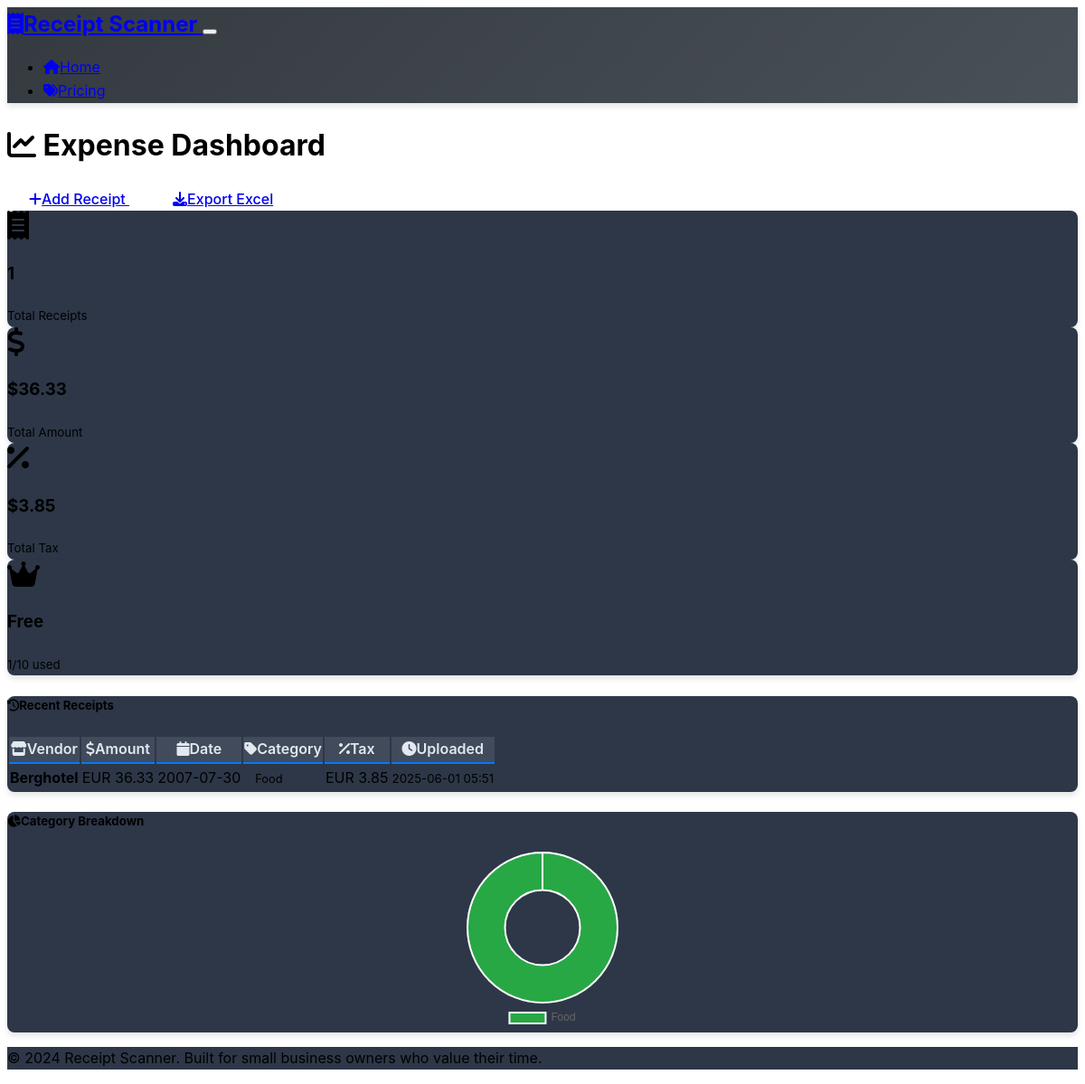
The app's page /dashboard/1 with its own data.
### models.py (models this page shows, shortened)
class User(db.Model):
    id = db.Column(db.Integer, primary_key=True)
    email = db.Column(db.String(120), unique=True, nullable=False)
    plan = db.Column(db.String(20), default='free')
    receipt_count = db.Column(db.Integer, default=0)
    created_at = db.Column(db.DateTime, default=datetime.utcnow)
    receipts = db.relationship('Receipt', backref='user', lazy=True, cascade='all, delete-orphan')

class Receipt(db.Model):
    id = db.Column(db.Integer, primary_key=True)
    user_id = db.Column(db.Integer, db.ForeignKey('user.id'), nullable=False)
    filename = db.Column(db.String(255), nullable=False)
    vendor = db.Column(db.String(100))
    amount = db.Column(db.Float, default=0.0)
    currency = db.Column(db.String(10), default='USD')
    date = db.Column(db.String(20))
    category = db.Column(db.String(50))
    tax_amount = db.Column(db.Float, default=0.0)
    created_at = db.Column(db.DateTime, default=datetime.utcnow)

### app.py (the view)
@app.route('/dashboard/<int:user_id>')
def dashboard(user_id):
    user = User.query.get_or_404(user_id)
    receipts = Receipt.query.filter_by(user_id=user_id).order_by(Receipt.created_at.desc()).limit(20).all()
    total_amount = db.session.query(db.func.sum(Receipt.amount)).filter_by(user_id=user_id).scalar() or 0
    total_tax = db.session.query(db.func.sum(Receipt.tax_amount)).filter_by(user_id=user_id).scalar() or 0
    return render_template('dashboard.html',
                         user=user,
                         receipts=receipts,
                         total_amount=total_amount,
                         total_tax=total_tax,
                         user_id=user_id)

### templates/dashboard.html (shortened to what this page needs)
{% extends "base.html" %}
{% block content %}
<div class="container py-5">
    <div class="row mb-4">
        <div class="col-md-8">
            <h1 class="display-5">
                <i class="fas fa-chart-line text-primary me-3"></i>
                Expense Dashboard
            </h1>
        </div>
        <div class="col-md-4 text-md-end">
            <a href="{{ url_for('home') }}" class="btn btn-outline-primary me-2">
                <i class="fas fa-plus me-2"></i>Add Receipt
            </a>
            {% if receipts %}
            <a href="{{ url_for('export_data', user_id=user_id) }}" class="btn btn-success">
                <i class="fas fa-download me-2"></i>Export Excel
            </a>
            {% endif %}
        </div>
    </div>
    <div class="row mb-5">
        <div class="col-md-3 mb-3">
            <div class="card bg-primary bg-opacity-10 border-primary">
                <div class="card-body text-center">
                    <i class="fas fa-receipt fa-2x text-primary mb-2"></i>
                    <h3 class="mb-0">{{ receipts|length }}</h3>
                    <small class="text-muted">Total Receipts</small>
                </div>
            </div>
        </div>
        <div class="col-md-3 mb-3">
            <div class="card bg-success bg-opacity-10 border-success">
                <div class="card-body text-center">
                    <i class="fas fa-dollar-sign fa-2x text-success mb-2"></i>
                    <h3 class="mb-0">${{ "%.2f"|format(total_amount) }}</h3>
                    <small class="text-muted">Total Amount</small>
                </div>
            </div>
        </div>
        <div class="col-md-3 mb-3">
            <div class="card bg-warning bg-opacity-10 border-warning">
                <div class="card-body text-center">
                    <i class="fas fa-percentage fa-2x text-warning mb-2"></i>
                    <h3 class="mb-0">${{ "%.2f"|format(total_tax) }}</h3>
                    <small class="text-muted">Total Tax</small>
                </div>
            </div>
        </div>
        <div class="col-md-3 mb-3">
            <div class="card {% if user.plan == 'free' %}bg-danger bg-opacity-10 border-danger{% else %}bg-info bg-opacity-10 border-info{% endif %}">
                <div class="card-body text-center">
                    <i class="fas fa-crown fa-2x {% if user.plan == 'free' %}text-danger{% else %}text-info{% endif %} mb-2"></i>
                    <h3 class="mb-0">{{ user.plan|title }}</h3>
                    <small class="text-muted">
                        {% if user.plan == 'free' %}
                            {{ user.receipt_count }}/10 used
                        {% else %}
                            Unlimited
                        {% endif %}
                    </small>
                </div>
            </div>
        </div>
    </div>
    <div class="card">
        <div class="card-header">
            <h5 class="mb-0">
                <i class="fas fa-history me-2"></i>Recent Receipts
            </h5>
        </div>
        <div class="card-body">
            {% if receipts %}
            <div class="table-responsive">
                <table class="table table-hover">
                    <thead>
                        <tr>
                            <th><i class="fas fa-store me-1"></i>Vendor</th>
                            <th><i class="fas fa-dollar-sign me-1"></i>Amount</th>
                            <th><i class="fas fa-calendar me-1"></i>Date</th>
                            <th><i class="fas fa-tag me-1"></i>Category</th>
                            <th><i class="fas fa-percentage me-1"></i>Tax</th>
                            <th><i class="fas fa-clock me-1"></i>Uploaded</th>
                        </tr>
                    </thead>
                    <tbody>
                        {% for receipt in receipts %}
                        <tr>
                            <td>
                                <strong>{{ receipt.vendor or 'Unknown' }}</strong>
                            </td>
                            <td>
                                <span class="text-success fw-bold">{{ receipt.currency or 'USD' }} {{ "%.2f"|format(receipt.amount) }}</span>
                            </td>
                            <td>{{ receipt.date or 'N/A' }}</td>
                            <td>
                                <span class="badge
                                    {% if receipt.category == 'Food' %}bg-success
                                    {% elif receipt.category == 'Travel' %}bg-primary
                                    {% elif receipt.category == 'Office' %}bg-info
                                    {% elif receipt.category == 'Entertainment' %}bg-warning
                                    {% else %}bg-secondary
                                    {% endif %}">
                                    {{ receipt.category or 'Other' }}
                                </span>
                            </td>
                            <td>{{ receipt.currency or 'USD' }} {{ "%.2f"|format(receipt.tax_amount) }}</td>
                            <td>
                                <small class="text-muted">{{ receipt.created_at.strftime('%Y-%m-%d %H:%M') }}</small>
                            </td>
                        </tr>
                        {% endfor %}
                    </tbody>
                </table>
            </div>
            {% endif %}
        </div>
    </div>
    {% if receipts %}
    <div class="row mt-4">
        <div class="col-12">
            <div class="card">
                <div class="card-header">
                    <h5 class="mb-0">
                        <i class="fas fa-chart-pie me-2"></i>Category Breakdown
                    </h5>
                </div>
                <div class="card-body">
                    <canvas id="categoryChart" width="400" height="200"></canvas>
                </div>
            </div>
        </div>
    </div>
    {% endif %}
</div>
{% endblock %}
{% block scripts %}
{% if receipts %}
<script>
// Prepare category data
const categoryData = {};
{% for receipt in receipts %}
const category = '{{ receipt.category or "Other" }}';
const amount = {{ receipt.amount or 0 }};
if (categoryData[category]) {
    categoryData[category] += amount;
} else {
    categoryData[category] = amount;
}
{% endfor %}
// Create pie chart
const ctx = document.getElementById('categoryChart').getContext('2d');
new Chart(ctx, {
    type: 'doughnut',
    data: {
        labels: Object.keys(categoryData),
        datasets: [{
            data: Object.values(categoryData),
            backgroundColor: [
                '#28a745', // Food - green
                '#007bff', // Travel - blue
                '#17a2b8', // Office - cyan
                '#ffc107', // Entertainment - yellow
                '#6c757d'  // Other - gray
            ],
            borderWidth: 2
        }]
    },
    options: {
        responsive: true,
        maintainAspectRatio: false,
        plugins: {
            legend: {
                position: 'bottom'
            }
        }
    }
});
</script>
{% endif %}
{% endblock %}

### templates/base.html (shortened to what this page needs)
<!DOCTYPE html>
<html lang="en" data-bs-theme="dark">
<head>
    <link href="https://cdn.replit.com/agent/bootstrap-agent-dark-theme.min.css" rel="stylesheet">
    <link rel="stylesheet" href="https://cdnjs.cloudflare.com/ajax/libs/font-awesome/6.4.0/css/all.min.css">
    <link rel="stylesheet" href="{{ url_for('static', filename='style.css') }}">
</head>
<body>
    <nav class="navbar navbar-expand-lg navbar-dark">
        <div class="container">
            <a class="navbar-brand" href="{{ url_for('home') }}">
                <i class="fas fa-receipt me-2"></i>Receipt Scanner
            </a>
            <button class="navbar-toggler" type="button" data-bs-toggle="collapse" data-bs-target="#navbarNav">
            </button>
            <div class="collapse navbar-collapse" id="navbarNav">
                <ul class="navbar-nav ms-auto">
                    <li class="nav-item">
                        <a class="nav-link" href="{{ url_for('home') }}">
                            <i class="fas fa-home me-1"></i>Home
                        </a>
                    </li>
                    <li class="nav-item">
                        <a class="nav-link" href="{{ url_for('pricing') }}">
                            <i class="fas fa-tags me-1"></i>Pricing
                        </a>
                    </li>
                </ul>
            </div>
        </div>
    </nav>
    <main>
        {% block content %}{% endblock %}
    </main>
    <footer class="mt-5 py-4 border-top">
        <div class="container text-center">
            <p class="text-muted mb-0">
                &copy; 2024 Receipt Scanner. Built for small business owners who value their time.
            </p>
        </div>
    </footer>
    {% block scripts %}{% endblock %}
</body>
</html>

### static/style.css (style rules this page uses)
:root { --primary-color: #007bff; --success-color: #28a745; --warning-color: #ffc107; --danger-color: #dc3545; --info-color: #17a2b8; --dark-color: #343a40; --light-color: #f8f9fa; --border-radius: 8px; --box-shadow: 0 4px 6px rgba(0, 0, 0, 0.1); }
body { font-family: -apple-system, BlinkMacSystemFont, 'Segoe UI', Roboto, 'Helvetica Neue', Arial, sans-serif; line-height: 1.6; }
.navbar { background: linear-gradient(135deg, var(--dark-color), #495057) !important; box-shadow: var(--box-shadow); }
.navbar-brand { font-weight: bold; font-size: 1.5rem; }
.card { border-radius: var(--border-radius); border: none; box-shadow: var(--box-shadow); transition: transform 0.2s ease-in-out, box-shadow 0.2s ease-in-out; }
.btn { border-radius: var(--border-radius); font-weight: 500; padding: 0.75rem 1.5rem; transition: all 0.2s ease-in-out; }
.table { border-radius: var(--border-radius); overflow: hidden; }
.table th { background-color: rgba(0, 123, 255, 0.1); border-bottom: 2px solid var(--primary-color); font-weight: 600; }
.badge { font-size: 0.8rem; padding: 0.5rem 0.75rem; border-radius: 20px; }
[data-bs-theme="dark"] .card { background-color: #2d3748; border-color: #4a5568; }
[data-bs-theme="dark"] .table th { background-color: rgba(255, 255, 255, 0.1); color: #e2e8f0; }
#categoryChart { max-height: 300px; }
footer { background-color: #f8f9fa; margin-top: auto; }
[data-bs-theme="dark"] footer { background-color: #2d3748; }

### records on screen
User: plan "Free", receipt_count "1"
Receipt: vendor "Berghotel", currency "EUR", amount "36.33", date "2007-07-30", category "Food", tax_amount "3.85", created_at "2025-06-01 05:51"

### other values on screen
{{ receipts|length }} "1"
{{ "%.2f"|format(total_amount) }} "36.33"
{{ "%.2f"|format(total_tax) }} "3.85"
chart data {{ receipt.category or "Other" }} Food
